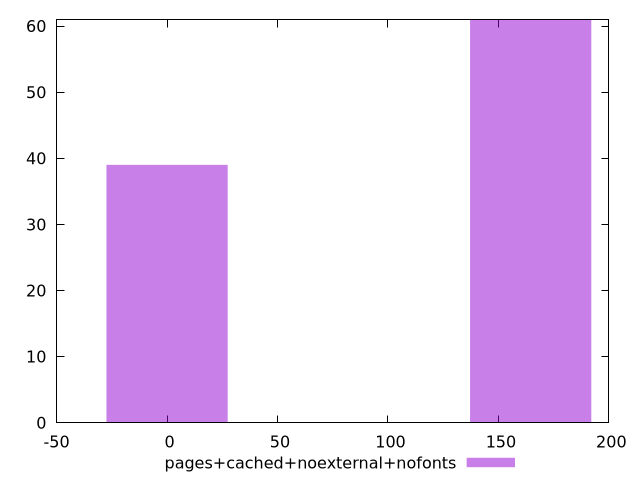

The gnuplot source for this figure:
$_pagesCachedNoexternalNofonts <<EOF
164.59086580836478 61
0 39
EOF
set key outside below
set terminal pngcairo
set output "report_00005_2020-11-02T22-26-11.212Z/uses-http2/pages+cached+noexternal+nofonts//raw_hist.png"
set yrange [0:61]
set boxwidth 54.863621936121596
set style fill transparent solid 0.5 noborder
plot $_pagesCachedNoexternalNofonts title "pages+cached+noexternal+nofonts" with boxes ,
